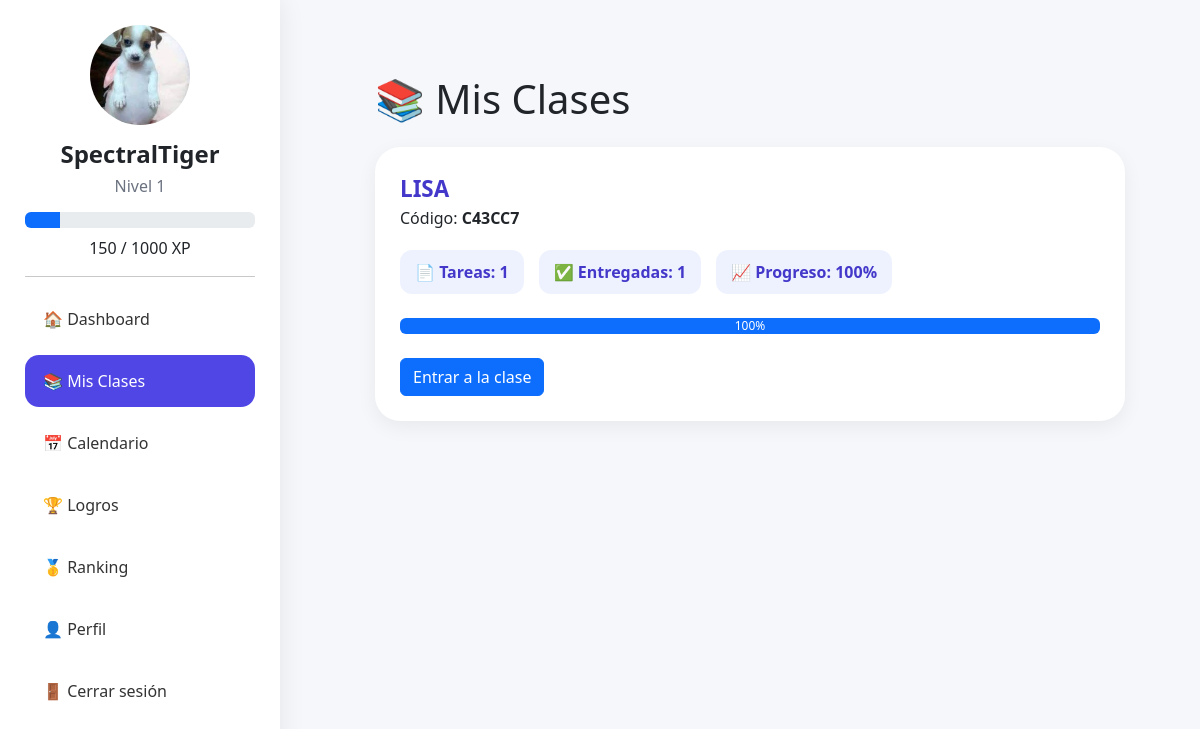
Screenshot of /alumno/mis_clases.php (signed in) with the database file from the repository.
### tables this page shows
CREATE TABLE `usuarios` (
  `id` int(11) NOT NULL,
  `nombre` varchar(100) DEFAULT NULL,
  `correo` varchar(100) DEFAULT NULL,
  `password` varchar(255) DEFAULT NULL,
  `rol` enum('alumno','maestro') DEFAULT 'alumno',
  `xp` int(11) DEFAULT 0,
  `nivel` int(11) DEFAULT 1,
  `foto` varchar(255) DEFAULT NULL,
  `semestre` varchar(20) DEFAULT NULL,
  `grupo` varchar(20) DEFAULT NULL
);

CREATE TABLE `clases` (
  `id` int(11) NOT NULL,
  `nombre` varchar(100) DEFAULT NULL,
  `codigo` varchar(20) DEFAULT NULL,
  `maestro_id` int(11) DEFAULT NULL,
  `portada` varchar(255) DEFAULT NULL,
  `color` varchar(20) DEFAULT NULL,
  `imagen` varchar(255) DEFAULT NULL,
  `descripcion` text DEFAULT NULL
);

### alumno/mis_clases.php (the view, shortened to what this page needs)
<?php
include '../includes/conexion.php';
include '../includes/sidebar.php';
$id_usuario = $_SESSION['id'];
$clases = mysqli_query(
    $conexion,
    "SELECT c.*
FROM clases c
INNER JOIN alumnos_clases ac
ON c.id = ac.clase_id
WHERE ac.alumno_id=$id_usuario"
);
?>
<!DOCTYPE html>
<html>
<head>
    <link href="https://cdn.jsdelivr.net/npm/bootstrap@5.3.7/dist/css/bootstrap.min.css" rel="stylesheet">
</head>
<body>
    <div class="container-main">
        <h1 class="mb-4">
            📚 Mis Clases
        </h1>
        <?php while ($c = mysqli_fetch_assoc($clases)):
            $tareas = mysqli_num_rows(
                mysqli_query(
                    $conexion,
                    "SELECT *
FROM tareas
WHERE clase_id=" . $c['id']
                )
            );
            $entregadas = mysqli_num_rows(
                mysqli_query(
                    $conexion,
                    "SELECT e.*
FROM entregas e
INNER JOIN tareas t
ON e.tarea_id=t.id
WHERE e.alumno_id=$id_usuario
AND t.clase_id=" . $c['id']
                )
            );
            $porcentaje = 0;
            if ($tareas > 0) {
                $porcentaje =
                    round(
                        ($entregadas / $tareas) * 100
                    );
            }
            ?>
            <div class="card-academica">
                <div class="nombre">
                    <?= $c['nombre'] ?>
                </div>
                <div>
                    Código:
                    <strong>
                        <?= $c['codigo'] ?>
                    </strong>
                </div>
                <div class="stats">
                    <div class="badge-custom">
                        📄 Tareas:
                        <?= $tareas ?>
                    </div>
                    <div class="badge-custom">
                        ✅ Entregadas:
                        <?= $entregadas ?>
                    </div>
                    <div class="badge-custom">
                        📈 Progreso:
                        <?= $porcentaje ?>%
                    </div>
                </div>
                <div class="progress mt-4">
                    <div class="progress-bar" style="width:<?= $porcentaje ?>%">
                        <?= $porcentaje ?>%
                    </div>
                </div>
                <div class="mt-4">
                    <a href="clase.php?id=<?= $c['id'] ?>" class="btn btn-primary">
                        Entrar a la clase
                    </a>
                </div>
            </div>
        <?php endwhile; ?>
    </div>
</body>
</html>

### includes/sidebar.php (shortened to what this page needs)
<?php
include_once __DIR__ . '/conexion.php';
$id_usuario = $_SESSION['id'];
$usuario = mysqli_fetch_assoc(
    mysqli_query(
        $conexion,
        "SELECT *
         FROM usuarios
         WHERE id = $id_usuario"
    )
);
$xpActual = $usuario['xp'] ?? 0;
$xpNivel = 1000;
$xpActualNivel = $xpActual % $xpNivel;
$porcentaje = ($xpActualNivel / $xpNivel) * 100;
$paginaActual = basename($_SERVER['PHP_SELF']);
?>
<div class="sidebar">
    <center>
        <img class="foto-perfil" src="<?= !empty($usuario['foto'])
            ? '../uploads/perfiles/' . $usuario['foto']
            : 'https://ui-avatars.com/api/?name=' .
            urlencode($usuario['nombre'])
            ?>">
        <h4>
            <?= htmlspecialchars($usuario['nombre']) ?>
        </h4>
        <h6>
            Nivel <?= $usuario['nivel'] ?>
        </h6>
    </center>
    <div class="progress xp-bar mt-3">
        <div class="progress-bar" style="width:<?= $porcentaje ?>%">
        </div>
    </div>
    <center class="mt-2">
        <?= $xpActualNivel ?>
        /
        <?= $xpNivel ?>
        XP
    </center>
    <hr>
    <a href="dashboard.php" class="btn-menu <?= $paginaActual == 'dashboard.php' ? 'active' : '' ?>">
        🏠 Dashboard
    </a>
    <a href="mis_clases.php" class="btn-menu <?= $paginaActual == 'mis_clases.php' ? 'active' : '' ?>">
        📚 Mis Clases
    </a>
    <a href="calendario.php" class="btn-menu <?= $paginaActual == 'calendario.php' ? 'active' : '' ?>">
        📅 Calendario
    </a>
    <a href="logros.php" class="btn-menu <?= $paginaActual == 'logros.php' ? 'active' : '' ?>">
        🏆 Logros
    </a>
    <a href="ranking.php" class="btn-menu <?= $paginaActual == 'ranking.php' ? 'active' : '' ?>">
        🥇 Ranking
    </a>
    <a href="perfil.php" class="btn-menu <?= $paginaActual == 'perfil.php' ? 'active' : '' ?>">
        👤 Perfil
    </a>
    <a href="../auth/logout.php" class="btn-menu">
        🚪 Cerrar sesión
    </a>
</div>

### includes/sidebar.php (style rules this page uses)
.sidebar { position: fixed; left: 0; top: 0; width: 280px; height: 100vh; overflow-y: auto; background: white; padding: 25px; box-shadow: 0 0 25px rgba(0, 0, 0, .08); }
.sidebar img { width: 100px !important; height: 100px !important; min-width: 100px !important; min-height: 100px !important; border-radius: 50% !important; object-fit: cover !important; display: block !important; margin: auto !important; }
.sidebar h4 { margin-top: 15px; font-weight: 700; }
.sidebar h6 { color: #6b7280; }
.xp-bar { height: 18px; border-radius: 20px; }
.progress-bar { background: #4f46e5; }
.btn-menu { display: block; width: 100%; text-align: left; padding: 14px 18px; margin-bottom: 10px; border-radius: 14px; text-decoration: none; color: #333; transition: .3s; }
.btn-menu.active { background: #4f46e5; color: white; }

### alumno/mis_clases.php (style rules this page uses)
body { background: #f5f7fb; font-family: 'Segoe UI', sans-serif; margin-left: 300px; padding: 35px; }
.container-main { max-width: 1200px; margin: auto; padding: 40px; }
.card-academica { background: white; border-radius: 25px; padding: 25px; margin-bottom: 25px; box-shadow: 0 6px 20px rgba(0, 0, 0, .06); transition: .25s; }
.nombre { font-size: 1.4rem; font-weight: 700; color: #4338ca; }
.stats { display: flex; gap: 15px; margin-top: 20px; }
.badge-custom { background: #eef2ff; color: #4338ca; padding: 10px 15px; border-radius: 12px; font-weight: 600; }

### rows the page displays
usuarios: foto (picture), nombre "SpectralTiger", nivel "1", xp "150"
clases: nombre "LISA", codigo "C43CC7", tareas "1", entregadas "1", porcentaje "100"

### other values shown
$xpNivel "1000"
